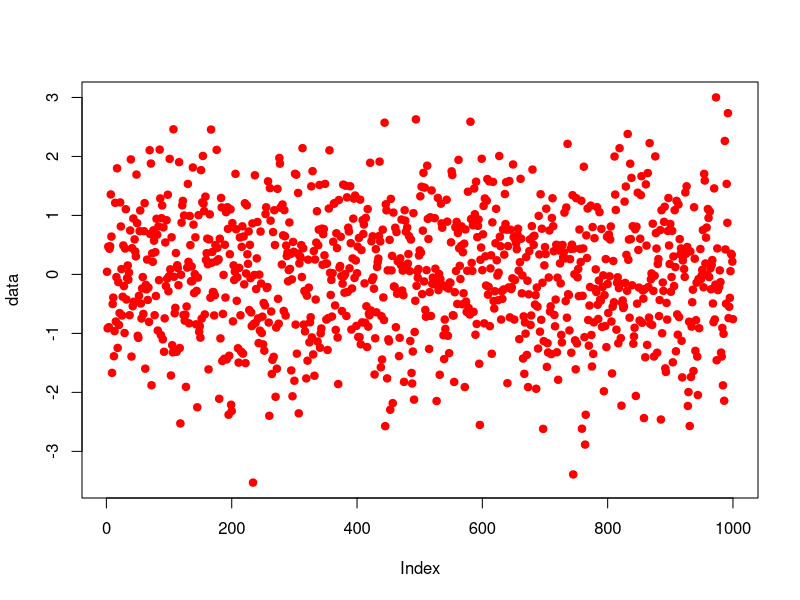
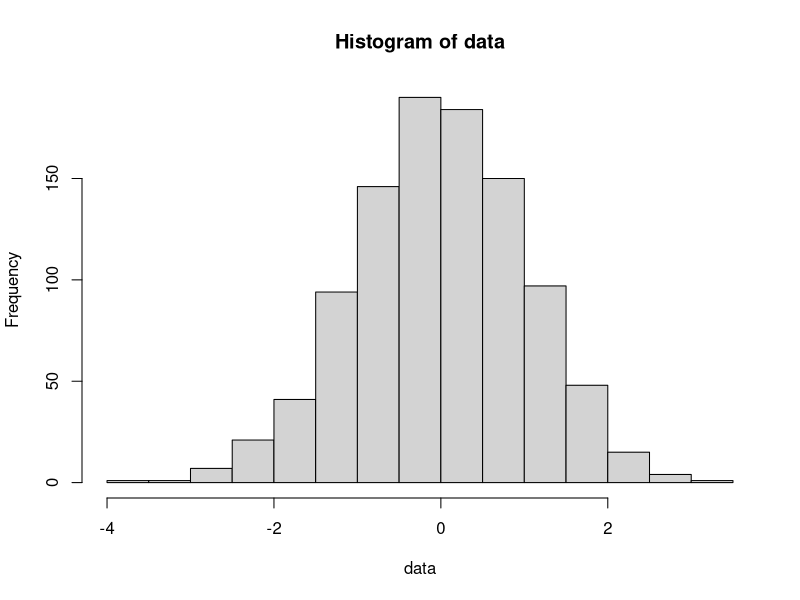

Write the R code that produced these figures, in order.

# Awesome script to do clever data science!

data = rnorm(1000)

plot(data, type = "p", pch = 19, col = "red")

hist(data)
